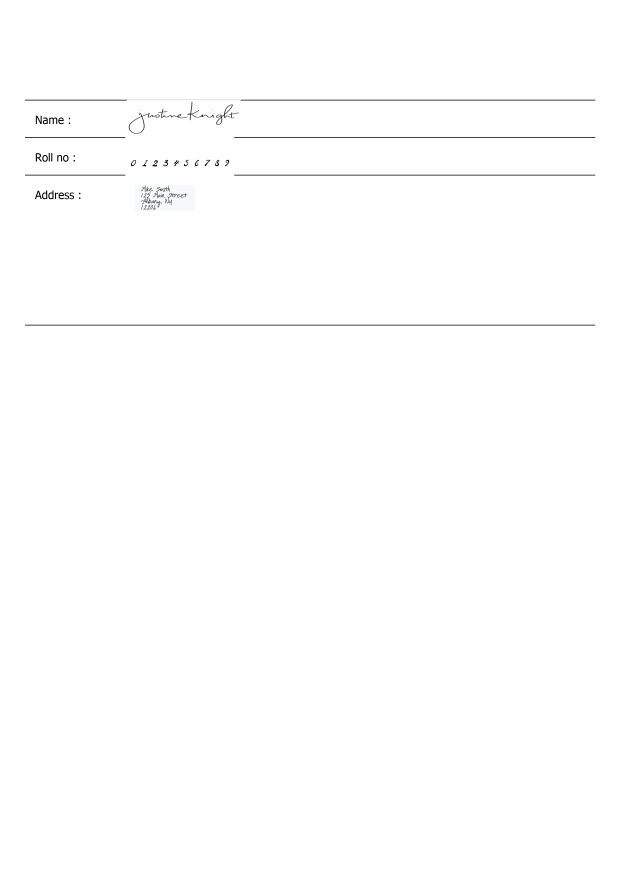
#> input picture test.png, 2480 x 3508 px (shown at 1/4 size)
$ python data_prep.py
#> lines starting #> are read from the running program, lines starting #| are printed output that depends on the picture; after the words box and inside, x2 and y2 are one past the last pixel; in counts of white or black regions, pixels touching at a corner belong together
from PIL import Image, ImageFilter
import json, os

def data_prep(file,meta_file,PRE='tmp/'):
#> called with file = 'test.png', PRE = 'tmp/'
    im = Image.open(file)
#> im is the input picture: PIL image 2480x3508 RGBA; mean R, G, B, A 254, 254, 254, 255
    im = im.convert('L')
#> im: PIL image 2480x3508 L
    w,h = im.size
#> w = 2480; h = 3508
    im = im.point(lambda x: 0 if x<128 else 255, '1')
#> im: PIL image 2480x3508 1; 99.6% white; 96 black regions (23 under 20 px), largest, box (x1, y1, x2, y2) and area: (100, 1299, 2381, 1302) 6843, (937, 549, 2381, 552) 4332, (937, 699, 2381, 702) 4332
    file_names = []
    for i in meta_file:
        a,b,x,y = meta_file[i]
        name = PRE + str(i) + '.png'
        im.crop((a, b, x, y)).save(name)
        file_names.append(name)
#> this loop made 3 passes
#> pass 1, in data_prep, `im.crop((a, b, x, y)).save(name)`:
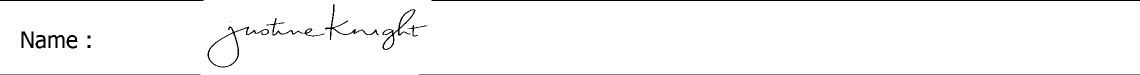
#> saved as name.png: PIL image 2280x150 1 (shown at 1/2 size); 97.2% white; 16 black regions (1 under 20 px), largest, box (x1, y1, x2, y2) and area: (863, 0, 2280, 2) 2834, (837, 149, 2280, 150) 1443, (0, 0, 407, 2) 814
#> pass 2, in data_prep, `im.crop((a, b, x, y)).save(name)`:
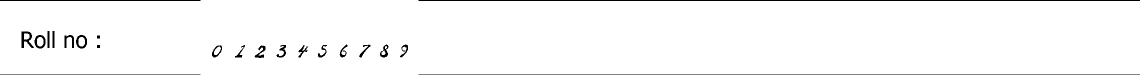
#> saved as roll.png: PIL image 2280x150 1 (shown at 1/2 size); 97.4% white; 22 black regions, largest, box (x1, y1, x2, y2) and area: (837, 0, 2280, 2) 2886, (837, 149, 2280, 150) 1443, (0, 0, 401, 2) 802
#> after the loop, file_names = ['tmp/name.png', 'tmp/roll.png', 'tmp/address.png']
    return file_names


if __name__ == "__main__":
    # only for testing
    img = ("test.png")
    meta = {
            "name" : (100, 400, 2380, 550),
            "roll" :  (100, 550, 2380, 700),
            "address" : (100, 700, 2380, 1300)
    }
    data_prep(img,meta)
